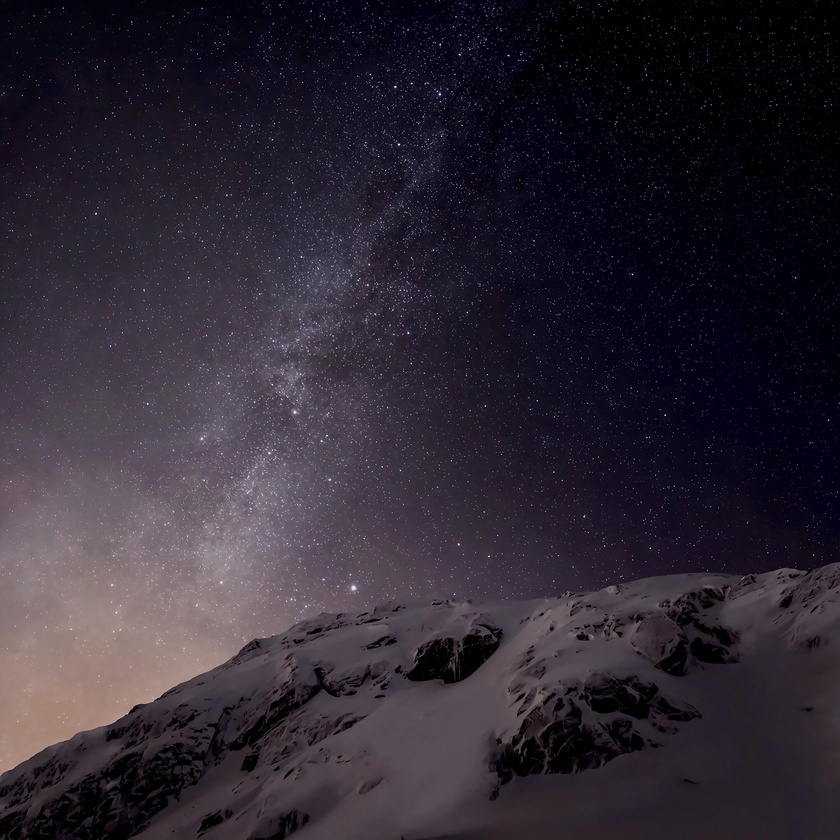
%> input picture image processing/img_1_3.jpg, 840 x 840 px, shrunk from 3000 x 3000 before the run
$ octave Final_Assignment_1.m   (GNU Octave 9; MATLAB toolbox functions it lacks are replaced by stand-ins)
%> lines starting %> are read from the running program, lines starting %| are printed output that depends on the picture; in (x1, y1, x2, y2) boxes, pixels count from 0 and x2, y2 are one past the last pixel; in counts of white or black regions, pixels touching at a corner belong together; the program's own positions count from 1
image = imread('img_1_3.jpg');
%> image is the input picture: size 840x840x3 uint8; mean R, G, B 46.3, 39.3, 50.2
binaryImg = im2bw(image);
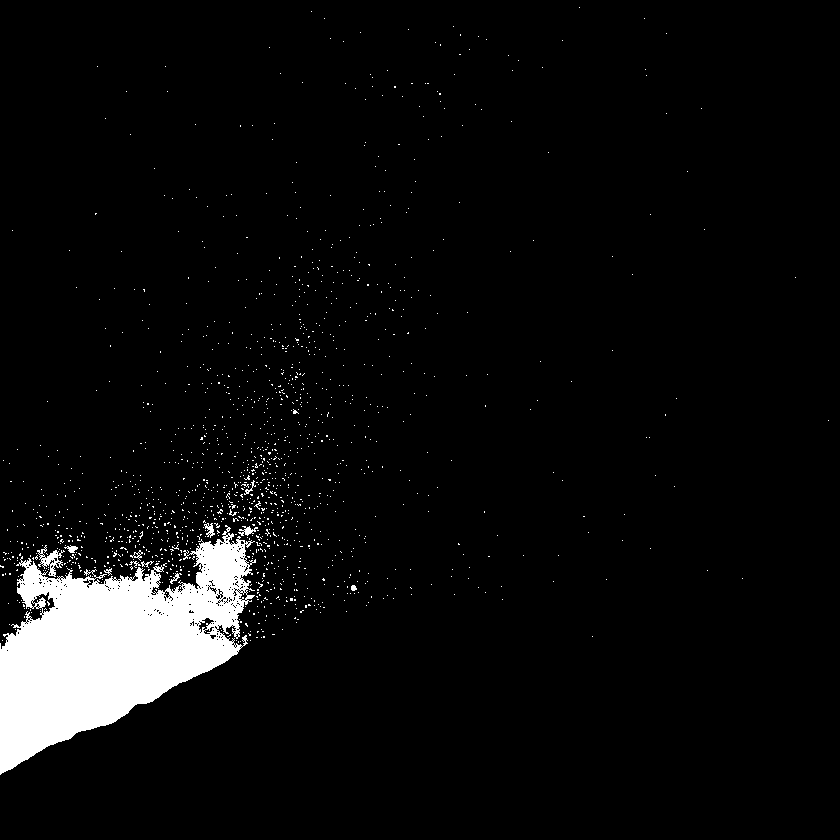
%> binaryImg: size 840x840 logical; 5.1% white; 1434 white regions (1420 under 20 px), largest, box (x1, y1, x2, y2) and area: (0, 525, 256, 775) 32647, (37, 545, 65, 577) 311, (238, 526, 258, 536) 96

SE = strel('square',3);

ErosionImage = imerode(binaryImg,SE);
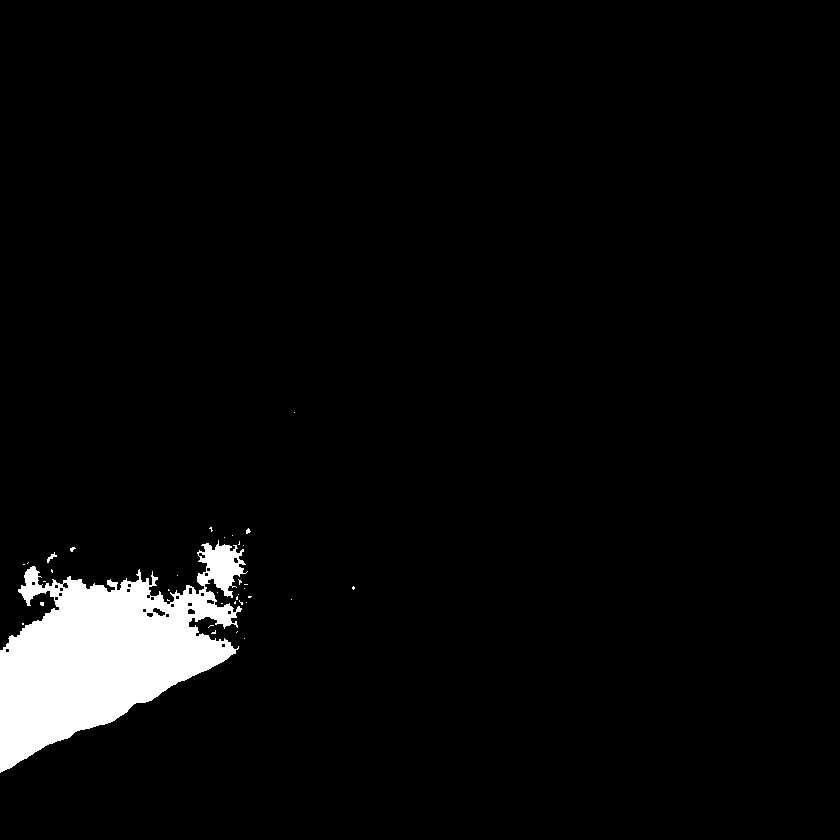
%> ErosionImage: size 840x840 logical; 4.1% white; 36 white regions (34 under 20 px), largest, box (x1, y1, x2, y2) and area: (0, 540, 248, 773) 28556, (47, 552, 57, 563) 39
DilationImage = imdilate(binaryImg,SE);
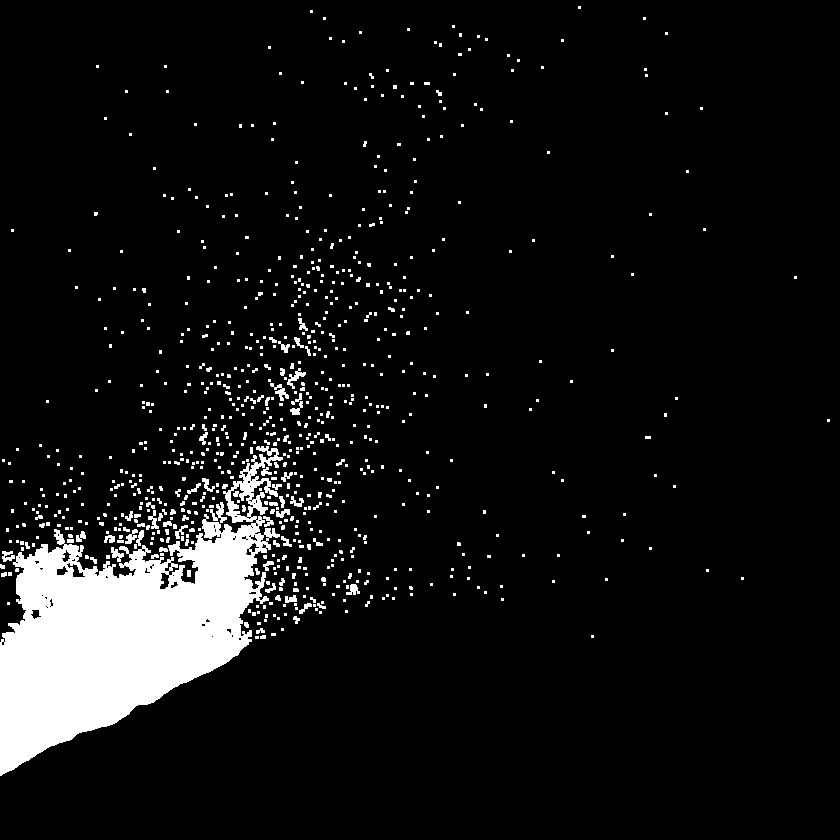
%> DilationImage: size 840x840 logical; 7.5% white; 840 white regions (740 under 20 px), largest, box (x1, y1, x2, y2) and area: (0, 446, 283, 776) 40886, (210, 502, 227, 523) 160, (287, 368, 306, 389) 135

subplot(2,2,1),imshow(image),title('Original Image')
subplot(2,2,2),imshow(binaryImg),title('Black & White Image')
subplot(2,2,3),imshow(ErosionImage),title('Erosion of the input image')
subplot(2,2,4),imshow(DilationImage),title('Dilation of the input image')

$ run again, with image processing/img_4_4.jpg copied over image processing/img_1_3.jpg
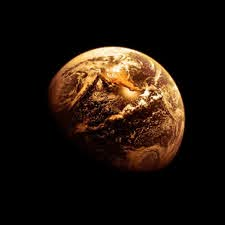
%> input picture image processing/img_4_4.jpg, 225 x 225 px
%> image is the input picture: size 225x225x3 uint8; mean R, G, B 30.6, 19.5, 11.5
%> `binaryImg = im2bw(image);`:
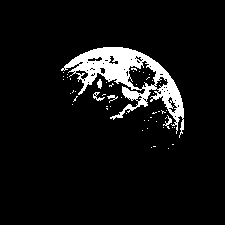
%> binaryImg: size 225x225 logical; 7.1% white; 52 white regions (47 under 20 px), largest, box (x1, y1, x2, y2) and area: (61, 47, 184, 138) 3343, (93, 92, 105, 101) 42, (163, 115, 172, 129) 40, (97, 79, 102, 89) 35, (107, 95, 118, 103) 34
%> ErosionImage: size 225x225 logical; 3.5% white; 20 white regions (17 under 20 px), largest, box (x1, y1, x2, y2) and area: (66, 48, 183, 116) 1601, (123, 88, 138, 98) 82, (142, 86, 155, 98) 42
%> `DilationImage = imdilate(binaryImg,SE);`:
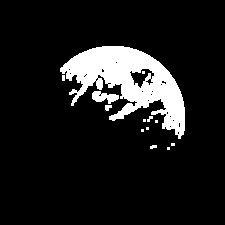
%> DilationImage: size 225x225 logical; 11.1% white; 13 white regions (8 under 20 px), largest, box (x1, y1, x2, y2) and area: (60, 46, 185, 139) 5234, (92, 91, 119, 104) 213, (105, 105, 112, 111) 32, (150, 145, 157, 149) 22, (147, 116, 153, 122) 21

$ run again, with image processing/nature.jpg copied over image processing/img_1_3.jpg
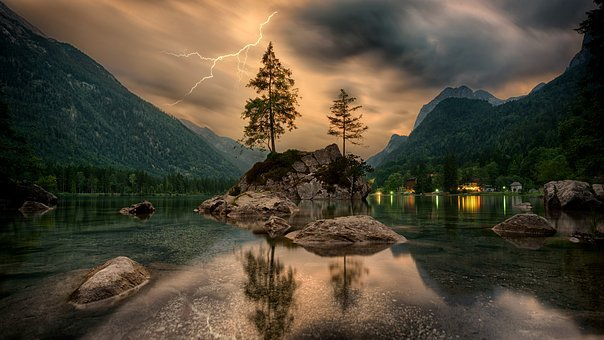
%> input picture image processing/nature.jpg, 604 x 340 px
%> image is the input picture: size 340x604x3 uint8; mean R, G, B 79.8, 71, 54.5
%> `binaryImg = im2bw(image);`:
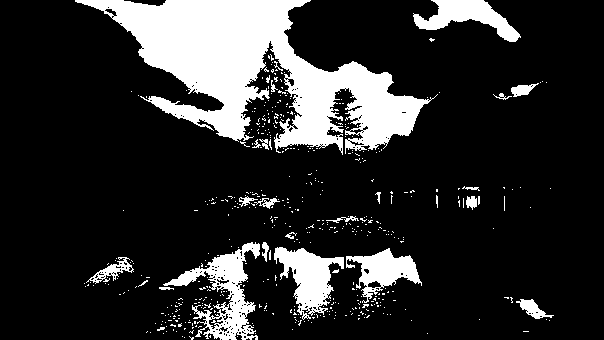
%> binaryImg: size 340x604 logical; 17.5% white; 494 white regions (470 under 20 px), largest, box (x1, y1, x2, y2) and area: (75, 0, 438, 155) 23530, (163, 242, 260, 340) 3154, (274, 247, 344, 320) 2430
%> ErosionImage: size 340x604 logical; 13.3% white; 81 white regions (67 under 20 px), largest, box (x1, y1, x2, y2) and area: (76, 0, 427, 148) 20587, (275, 248, 343, 309) 1794, (415, 0, 519, 41) 1668
%> `DilationImage = imdilate(binaryImg,SE);`:
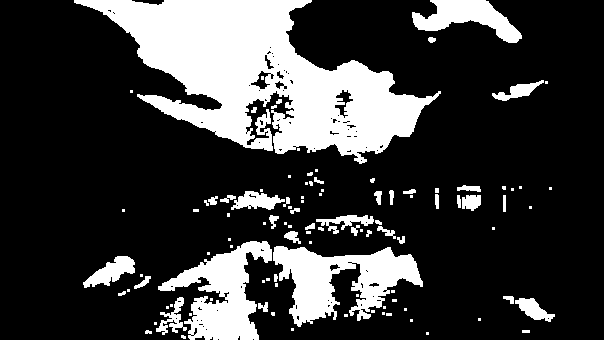
%> DilationImage: size 340x604 logical; 23% white; 105 white regions (61 under 20 px), largest, box (x1, y1, x2, y2) and area: (74, 0, 441, 164) 27962, (273, 246, 423, 327) 6119, (158, 241, 272, 340) 5276
